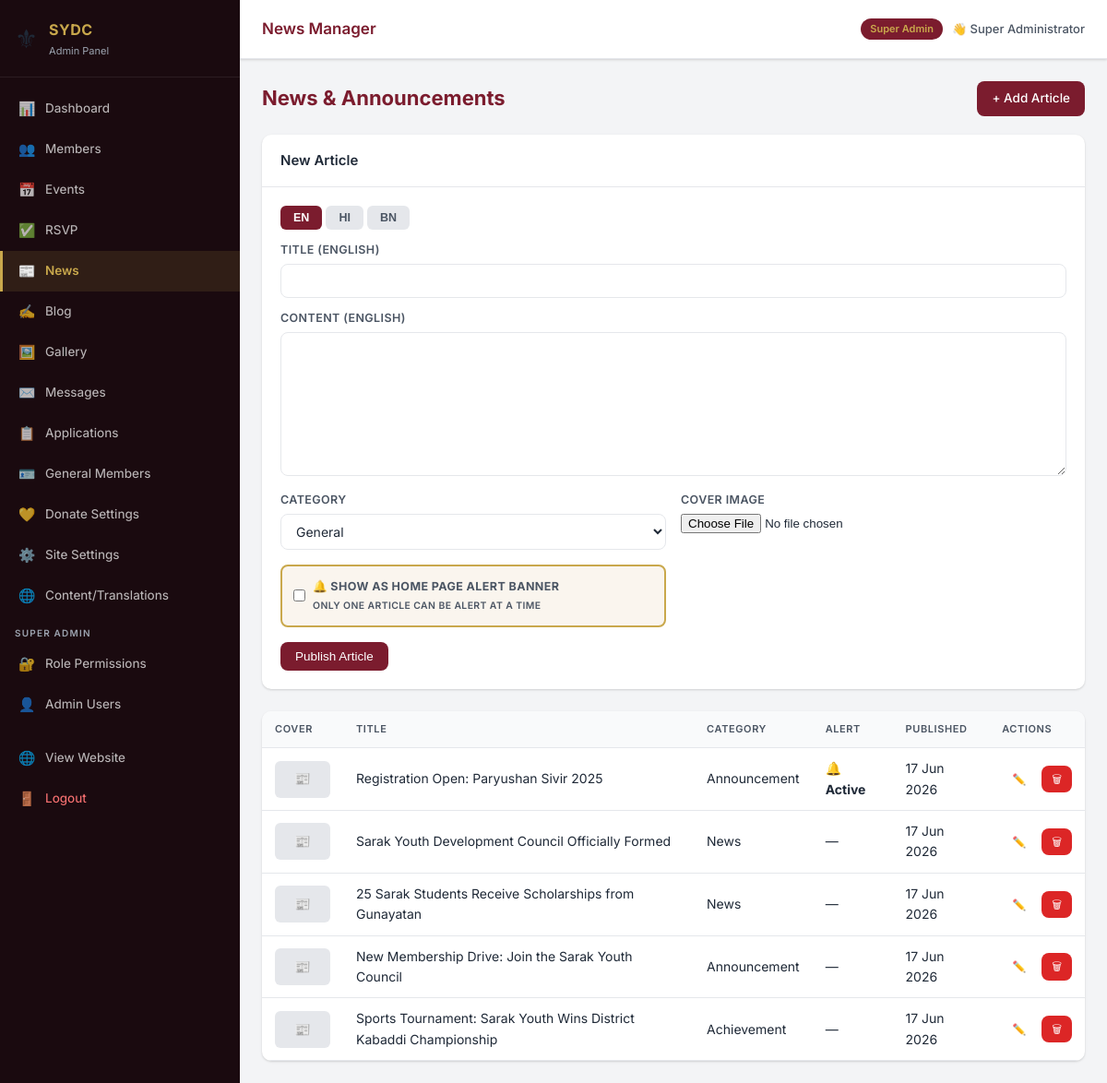
Page /admin/news.php (signed in) on the committed database.
### tables this page shows
CREATE TABLE IF NOT EXISTS `news` (
  `id`          INT UNSIGNED AUTO_INCREMENT PRIMARY KEY,
  `title_en`    VARCHAR(400) NOT NULL,
  `title_hi`    VARCHAR(400) NOT NULL,
  `title_bn`    VARCHAR(400) NOT NULL,
  `content_en`  LONGTEXT,
  `content_hi`  LONGTEXT,
  `content_bn`  LONGTEXT,
  `category`    VARCHAR(50)  DEFAULT 'general',
  `cover_image` VARCHAR(255) DEFAULT NULL,
  `is_alert`    TINYINT(1)   NOT NULL DEFAULT 0 COMMENT '1 = show as home banner',
  `published_at` TIMESTAMP   DEFAULT CURRENT_TIMESTAMP
);

### config/auth.php (called while the page is built, shortened)
<?php
function can(string $section, string $action = 'view'): bool {
    return !empty($_SESSION['permissions'][$section][$action]);
}

### admin/news.php (the view, shortened to what this page needs)
<?php
require_once __DIR__ . '/../config/auth.php';
$db = getDB();
$editing = null;
$articles = $db->query('SELECT id, title_en, category, is_alert, cover_image, published_at FROM news ORDER BY published_at DESC')->fetchAll();
require_once __DIR__ . '/includes/header.php';
?>
<div class="section-header">
  <h2>News & Announcements</h2>
  <?php if (can('news','edit')): ?><a href="/admin/news.php" class="btn btn-primary">+ Add Article</a><?php endif; ?>
</div>
<?php if (can('news','edit')): ?>
<div class="card" style="margin-bottom:24px">
  <div class="card-header"><span class="card-title"><?= $editing ? 'Edit Article' : 'New Article' ?></span></div>
  <div class="card-body">
    <form method="POST" enctype="multipart/form-data">
      <div style="margin-bottom:16px">
        <div class="lang-tabs" data-group="news">
          <button type="button" class="lang-tab active" data-lang="en" data-group="news">EN</button>
          <button type="button" class="lang-tab" data-lang="hi" data-group="news">HI</button>
          <button type="button" class="lang-tab" data-lang="bn" data-group="news">BN</button>
        </div>
        <?php foreach(['en'=>'English','hi'=>'Hindi','bn'=>'Bengali'] as $lc=>$ln): ?>
        <div class="lang-panel <?=$lc==='en'?'active':''?>" data-lang="<?=$lc?>" data-group="news">
          <div class="form-group" style="margin-bottom:12px">
            <label>Title (<?=$ln?>)</label>
            <input type="text" name="title_<?=$lc?>" value="<?= htmlspecialchars($editing["title_$lc"]??'') ?>" <?=$lc==='en'?'required':''?>>
          </div>
          <div class="form-group">
            <label>Content (<?=$ln?>)</label>
            <textarea name="content_<?=$lc?>" rows="8"><?= htmlspecialchars($editing["content_$lc"]??'') ?></textarea>
          </div>
        </div>
        <?php endforeach; ?>
      </div>
      <div class="form-grid">
        <div class="form-group">
          <label>Category</label>
          <select name="category">
            <?php foreach(['general','announcement','achievement','event','news'] as $c): ?>
              <option value="<?=$c?>" <?= ($editing['category']??'general')===$c?'selected':'' ?>><?= ucfirst($c) ?></option>
            <?php endforeach; ?>
          </select>
        </div>
        <div class="form-group">
          <label>Cover Image</label>
          <input type="file" name="cover_image" accept="image/*" data-preview="news-prev">
        </div>
        <div class="form-group" style="align-self:flex-end">
          <label style="display:flex;align-items:center;gap:8px;cursor:pointer;background:var(--cream);padding:12px;border-radius:8px;border:2px solid var(--gold)">
            <input type="checkbox" name="is_alert" value="1" <?= ($editing['is_alert']??0)?'checked':'' ?>>
            <span><strong>🔔 Show as Home Page Alert Banner</strong><br><small>Only one article can be alert at a time</small></span>
          </label>
        </div>
      </div>
      <div style="margin-top:16px;display:flex;gap:10px">
        <button type="submit" class="btn btn-primary"><?= $editing ? 'Update Article' : 'Publish Article' ?></button>
      </div>
    </form>
  </div>
</div>
<?php endif; ?>
<div class="card">
  <div class="table-wrap">
    <table>
      <thead><tr><th>Cover</th><th>Title</th><th>Category</th><th>Alert</th><th>Published</th><th>Actions</th></tr></thead>
      <tbody>
        <?php foreach ($articles as $a): ?>
        <tr>
          <td><?php if($a['cover_image']): ?><img src="/<?= htmlspecialchars($a['cover_image']) ?>" style="width:60px;height:40px;object-fit:cover;border-radius:6px"><?php else: ?><div style="width:60px;height:40px;background:var(--gray-200);border-radius:6px;display:flex;align-items:center;justify-content:center">📰</div><?php endif; ?></td>
          <td><?= htmlspecialchars($a['title_en']) ?></td>
          <td><?= ucfirst($a['category']) ?></td>
          <td><?= $a['is_alert'] ? '🔔 <strong>Active</strong>' : '—' ?></td>
          <td><?= date('d M Y', strtotime($a['published_at'])) ?></td>
          <td><div class="td-actions">
            <?php if(can('news','edit')): ?><a href="/admin/news.php?edit=<?=$a['id']?>" class="btn btn-sm btn-outline">✏️</a><?php endif; ?>
            <?php if(can('news','delete')): ?><a href="/admin/news.php?delete=<?=$a['id']?>" class="btn btn-sm btn-danger" data-confirm="Delete this article?">🗑</a><?php endif; ?>
          </div></td>
        </tr>
        <?php endforeach; ?>
      </tbody>
    </table>
  </div>
</div>
<?php require_once __DIR__ . '/includes/footer.php'; ?>

### admin/assets/css/admin.css (style rules this page uses)
:root { --maroon: #7B1C2E; --maroon-dk: #5A1220; --gold: #C9A84C; --gold-lt: #E8C96A; --cream: #FAF5EE; --dark: #1A0A0F; --white: #FFFFFF; --gray-50: #F9FAFB; --gray-100: #F3F4F6; --gray-200: #E5E7EB; --gray-400: #9CA3AF; --gray-600: #4B5563; --gray-800: #1F2937; --success: #059669; --danger: #DC2626; --warning: #D97706; --info: #2563EB; --sidebar-w: 260px; --topbar-h: 64px; --radius: 10px; --shadow: 0 1px 3px rgba(0,0,0,.1), 0 1px 2px rgba(0,0,0,.06); --shadow-md: 0 4px 6px rgba(0,0,0,.07), 0 2px 4px rgba(0,0,0,.06); --shadow-lg: 0 10px 15px rgba(0,0,0,.1), 0 4px 6px rgba(0,0,0,.05); --transition: .2s ease; }
*, *::before, *::after { box-sizing: border-box; margin: 0; padding: 0; }
body { font-family: 'Inter', -apple-system, BlinkMacSystemFont, sans-serif; background: var(--gray-100); color: var(--gray-800); font-size: 14px; line-height: 1.6; min-height: 100vh; display: flex; }
.card { background: var(--white); border-radius: var(--radius); box-shadow: var(--shadow); overflow: hidden; }
.card-header { padding: 16px 20px; border-bottom: 1px solid var(--gray-200); display: flex; align-items: center; justify-content: space-between; gap: 12px; }
.card-title { font-size: 15px; font-weight: 600; color: var(--gray-800); }
.card-body { padding: 20px; }
.btn { display: inline-flex; align-items: center; gap: 6px; padding: 8px 16px; border-radius: 8px; font-size: 13.5px; font-weight: 500; cursor: pointer; border: none; text-decoration: none; transition: all var(--transition); white-space: nowrap; }
.btn-primary { background: var(--maroon); color: #fff; }
.btn-danger { background: var(--danger); color: #fff; }
.btn-outline { background: transparent; color: var(--gray-600); border: 1px solid var(--gray-300); }
.btn-sm { padding: 5px 11px; font-size: 12px; }
.table-wrap { overflow-x: auto; }
table { width: 100%; border-collapse: collapse; }
th, td { padding: 11px 14px; text-align: left; border-bottom: 1px solid var(--gray-200); }
th { background: var(--gray-50); font-size: 11px; text-transform: uppercase; letter-spacing: .6px; color: var(--gray-600); font-weight: 600; }
.td-actions { display: flex; gap: 6px; align-items: center; }
.form-grid { display: grid; grid-template-columns: repeat(auto-fit, minmax(280px, 1fr)); gap: 16px; }
.form-group { display: flex; flex-direction: column; gap: 5px; }
label { font-size: 12.5px; font-weight: 600; color: var(--gray-600); text-transform: uppercase; letter-spacing: .4px; }
input[type=text], input[type=email], input[type=number], input[type=password], input[type=date], input[type=time], input[type=url], select, textarea { padding: 9px 12px; border: 1px solid var(--gray-200); border-radius: 8px; font-size: 14px; font-family: inherit; background: var(--white); color: var(--gray-800); transition: border-color var(--transition), box-shadow var(--transition); width: 100%; }
textarea { resize: vertical; min-height: 100px; }
.lang-tabs { display: flex; gap: 4px; margin-bottom: 12px; }
.lang-tab { padding: 6px 14px; border-radius: 6px; font-size: 12.5px; font-weight: 600; cursor: pointer; border: none; background: var(--gray-200); color: var(--gray-600); transition: all var(--transition); }
.lang-tab.active { background: var(--maroon); color: #fff; }
.lang-panel { display: none; }
.lang-panel.active { display: block; }
.section-header { display: flex; align-items: center; justify-content: space-between; margin-bottom: 20px; gap: 12px; flex-wrap: wrap; }
.section-header h2 { font-size: 22px; font-weight: 700; color: var(--maroon); }

### rows in the picture
news: title_en "Registration Open: Paryushan Sivir 2025", category "Announcement", is_alert "Active", published_at "17 Jun 2026"
news: title_en "Sarak Youth Development Council Officially Formed", category "News", published_at "17 Jun 2026"
news: title_en "25 Sarak Students Receive Scholarships from Gunayatan", category "News", published_at "17 Jun 2026"
news: title_en "New Membership Drive: Join the Sarak Youth Council", category "Announcement", published_at "17 Jun 2026"
news: title_en "Sports Tournament: Sarak Youth Wins District Kabaddi Championship", category "Achievement", published_at "17 Jun 2026"

### other values in the picture
$pageTitle "News Manager"
admin_role_label() "Super Admin"
admin_display_name() "Super Administrator"
$ln "ENGLISH"
form field category "General"
